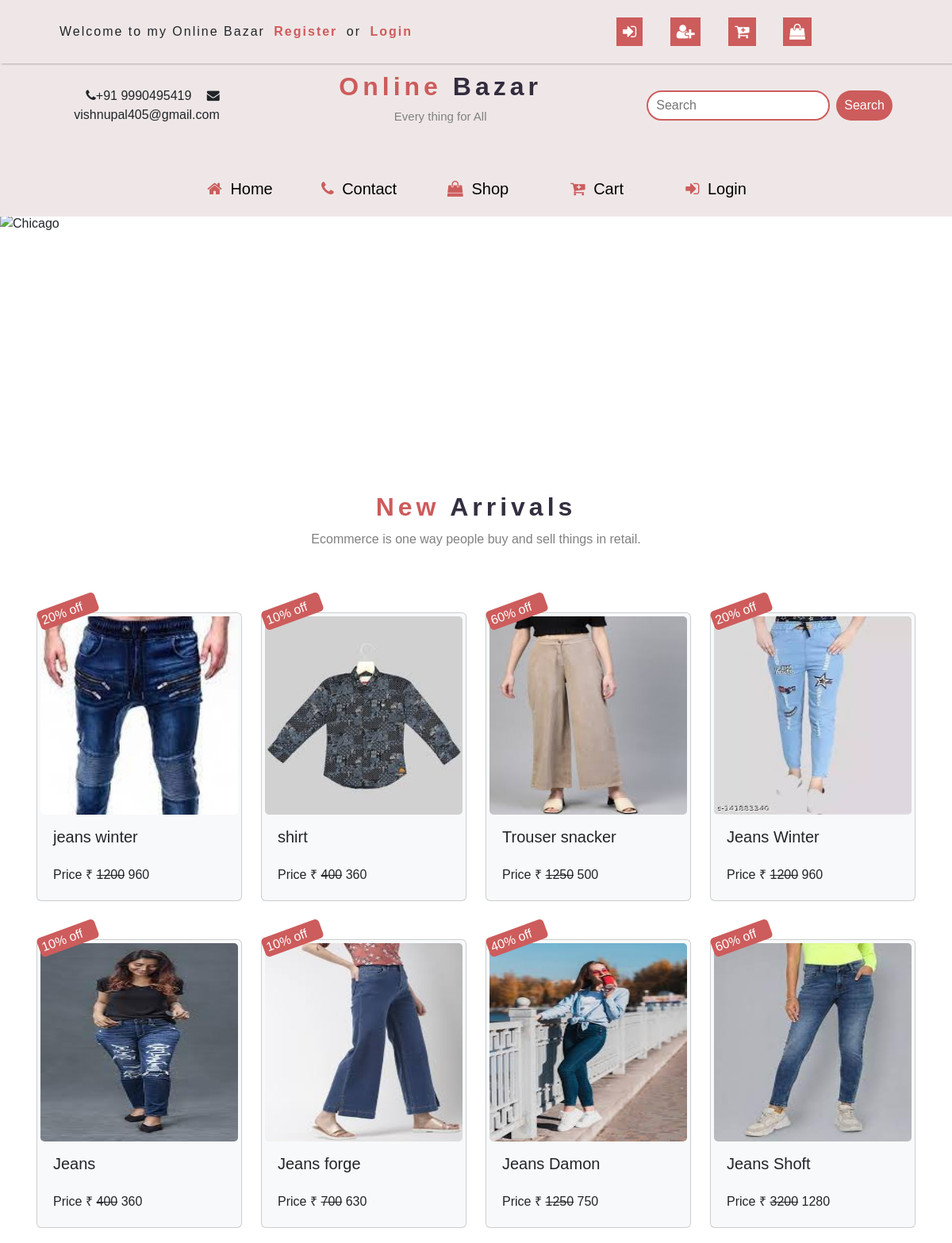
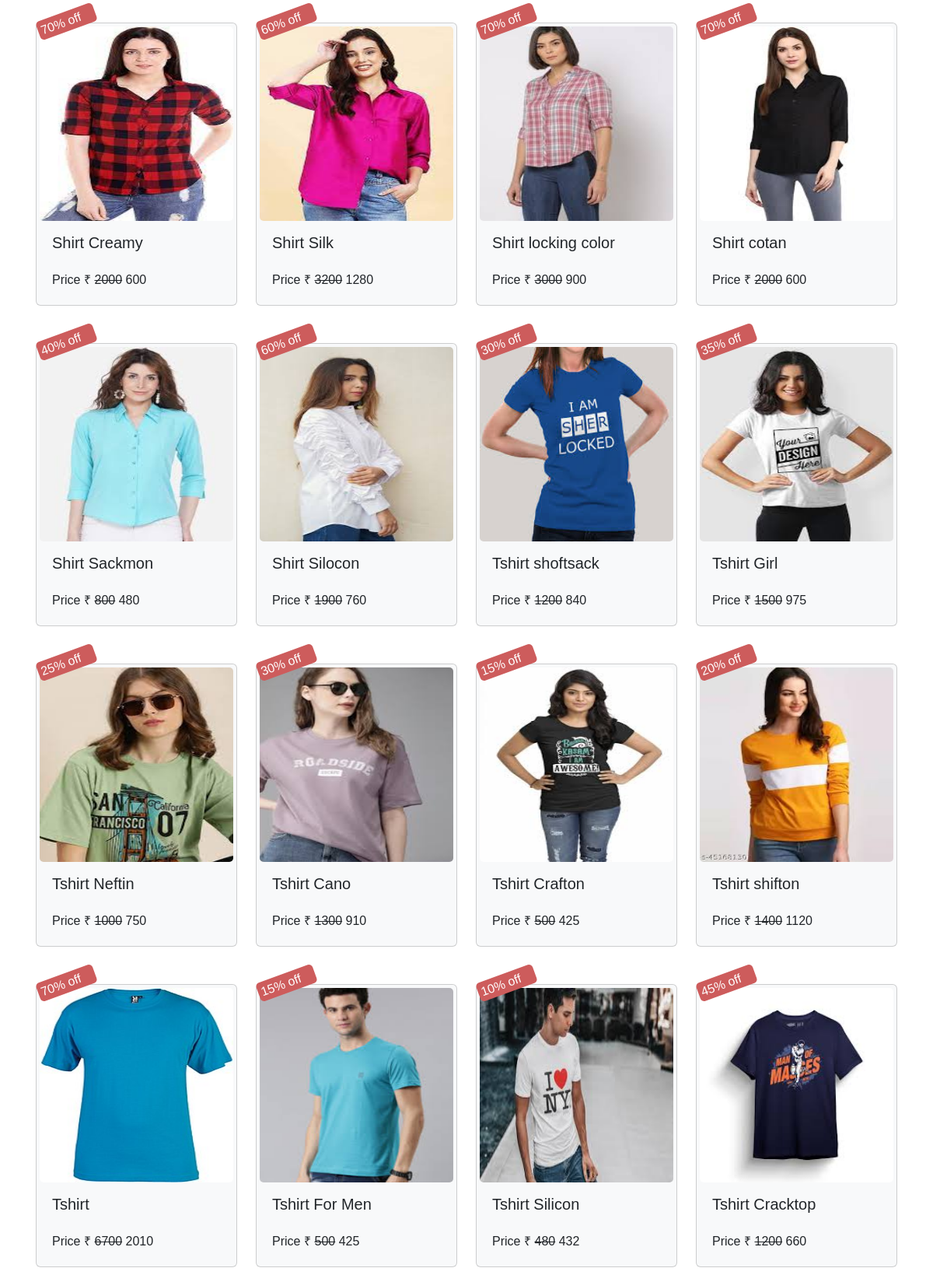
The page / (upper part) on the database its author committed (2 pictures, top to bottom).
### mainapp/models.py (models this page shows, shortened)
class Product(models.Model):
    id = models.AutoField(primary_key=True)
    name = models.CharField(max_length=30)
    maincategory = models.ForeignKey(MainCategory, on_delete=models.CASCADE)
    subcategory = models.ForeignKey(SubCategory, on_delete=models.CASCADE)
    brand = models.ForeignKey(Brand, on_delete=models.CASCADE)
    seller = models.ForeignKey(Seller, on_delete=models.CASCADE, default=None)
    baseprice = models.IntegerField()
    discount = models.IntegerField()
    finalprice = models.IntegerField()
    size = models.CharField(max_length=100)
    color = models.CharField(max_length=100)
    discription = models.TextField()
    stock = models.CharField(max_length=20, default="In Stock")
    pic1 = models.ImageField(
        upload_to="images", default="No_image_available.svg.webp", null=True, blank=True
    )
    pic2 = models.ImageField(
        upload_to="images", default="No_image_available.svg.webp", null=True, blank=True
    )
    pic3 = models.ImageField(
        upload_to="images", default="No_image_available.svg.webp", null=True, blank=True
    )
    pic4 = models.ImageField(
        upload_to="images", default="No_image_available.svg.webp", null=True, blank=True
    )

### mainapp/views.py (the view, shortened to what this page needs)
# urls.py: 2. Add a URL to urlpatterns:  path('', views.home, name='home')
def home(request):
    products = Product.objects.all()
    products = products[::-1]
    return render(request, "index.html", {"Products": products})

### mainapp/templates/index.html (shortened to what this page needs)
{% load static %}
<!DOCTYPE html>
<html lang="en">
    <head>
        <link
            href="https://cdn.jsdelivr.net/npm/bootstrap@5.2.3/dist/css/bootstrap.min.css"
            rel="stylesheet">
        <link rel="stylesheet"
            href="https://cdnjs.cloudflare.com/ajax/libs/font-awesome/4.7.0/css/font-awesome.min.css">
        <link rel="stylesheet" href="{% static 'css/style.css' %}">
    </head>
    <body>
        <header>
            <nav class="nav1">
                <div class="left">
                    <span>Welcome to my Online Bazar</span>
                    <a href="{% url 'signup' %}">Register</a> or
                    <a href="{% url 'login' %}">Login</a>
                </div>
                <div class="right">
                    <a href="{% url 'login' %}"><i class="fa fa-sign-in"></i></a>
                    <a href="{% url 'signup' %}"><i class="fa fa-user-plus"></i></a>
                    <a href="{% url 'cart' %}"><i class="fa fa-cart-plus"></i></a>
                    <a href="/shop/All/All/All/"><i
                            class="fa fa-shopping-bag"></i></a>
                </div>
            </nav>
            <nav class="nav2">
                <div class="nav2-left">
                    <i class="fa fa-phone"></i>+91 9990495419
                    <i class="fa fa-envelope"></i>vishnupal405@gmail.com
                </div>
                <div class="nav2-center">
                    <h1>Online <span>Bazar</span></h1>
                    <p>Every thing for All</p>
                </div>
                <div class="nav2-right" style="padding: 0px 70px;">
                    <form class="d-flex w-100 marginFormIndex" role="search"
                        action="/shop/All/All/All/" method="post">
                        <input class="me-2" type="search"
                            placeholder="Search" aria-label="Search"
                            name="search" style="border-radius: 40px;">
                        <button class="search" style="border-radius: 40px;"
                            type="submit">Search</button>
                    </form>
                </div>
            </nav>
        </header>
        <nav class="nav3 navbar navbar-expand-lg sticky-top"
            style="z-index:2; background:#efe7e7; top:-1px;">
            <div class="collapse navbar-collapse"
                style="background:#efe7e7; justify-content:center;margin-top:5px;"
                id="navbarSupportedContent">
                <ul class="navbar-nav">
                    <li><a href="{% url 'index' %}"><i
                                class="fa fa-home"></i>
                            Home</a></li>
                    <li><a href="{% url 'contact' %}"><i class="fa fa-phone"></i>
                            Contact</a></li>
                    <li><a href="/shop/All/All/All/"><i
                                class="fa fa-shopping-bag"></i>
                            Shop</a></li>
                    <li><a href="{% url 'cart' %}"><i
                                class="fa fa-cart-plus"></i>
                            Cart</a></li>
                    {% if request.user.is_authenticated %}
                    <li class="dropdown">
                        <a class="dropdown-toggle"
                            href="#"
                            id="navbarDropdown" role="button"
                            data-bs-toggle="dropdown" aria-expanded="false">
                            <i class="fa fa-users"></i>{{request.user}}
                        </a>
                        <ul class="subdropdown"
                            aria-labelledby="navbarDropdown"
                            style="left:-49px">
                            <li><a class href="/profile/">Profile</a></li>
                            <li><a class href="/logout/">Log
                                    out</a></li>
                        </ul>
                    </li>
                    {% else %}
                    <li><a href="{% url 'login' %}"><i
                                class="fa fa-sign-in"></i>
                            Login</a></li>
                    {% endif %}
                </ul>
            </div>
        </nav>
        {% block body %}
        <div style="width: 100%; height:300px;">
            <div id="demo" class="carousel slide" data-bs-ride="carousel">
                <div class="carousel-indicators" style="z-index: 1;">
                    <button type="button" data-bs-target="#demo"
                        data-bs-slide-to="0" class="active"></button>
                    <button type="button" data-bs-target="#demo"
                        data-bs-slide-to="1"></button>
                    <button type="button" data-bs-target="#demo"
                        data-bs-slide-to="2"></button>
                    <button type="button" data-bs-target="#demo"
                        data-bs-slide-to="3"></button>
                    <button type="button" data-bs-target="#demo"
                        data-bs-slide-to="4"></button>
                    <button type="button" data-bs-target="#demo"
                        data-bs-slide-to="5"></button>
                    <button type="button" data-bs-target="#demo"
                        data-bs-slide-to="6"></button>
                    <button type="button" data-bs-target="#demo"
                        data-bs-slide-to="7"></button>
                </div>
                <div class="carousel-inner">
                    <div class="carousel-item active">
                        <img src="{% static 'images/bn2.jpg' %}"
                            alt="Chicago"
                            class="d-block" style="width:100%;height:300px;">
                    </div>
                </div>
                <button class="carousel-control-prev" type="button"
                    data-bs-target="#demo" data-bs-slide="prev">
                    <span class="carousel-control-prev-icon"></span>
                </button>
                <button class="carousel-control-next" type="button"
                    data-bs-target="#demo" data-bs-slide="next">
                    <span class="carousel-control-next-icon"></span>
                </button>
            </div>
        </div>
        <div class="product-intro">
            <h1>New <span>Arrivals</span></h1>
            <p>Ecommerce is one way people buy and sell things in retail.</p>
        </div>
        <div class="container">
            <div class="row mt-3">
                {% for i in Products %}
                <div
                    class="col-lg-3 col-md-4 col-sm-6 col-12 mt-3 mb-3">
                    <div class="card bg-light mt-3 img-thumbnail">
                        <span class="card-text discount">{{i.discount}}% off</span>
                        <a href="/singleProduct/{{i.id}}/">
                            <img
                                src="{{i.pic1.url}}"
                                class="card-img"
                                height="250px">
                        </a>
                        <div class="card-body">
                            <h5 class="card-title" style="height:40px">{{i.name}}</h5>
                            <p class="card-text" style="margin-bottom: 0px;">Price
                                &#8377;
                                <del>{{i.baseprice}}</del>
                                {{i.finalprice}}</p>
                        </div>
                    </div>
                </div>
                {% endfor %}
            </div>
        </div>
        {% endblock %}
    </body>
</html>

### mainapp/static/css/style.css (style rules this page uses)
body { scroll-behavior: smooth; font-family: 'Roboto', sans-serif; }
:root { --primary:indianred; --secondary:rgba(15,10,29,0.849); --light:#2f3640; }
:root { --skin-color:indianred; }
:root { --bg-black-900:#f2f2fc; --bg-black-100:#fdf9ff; --bg-black-50:#e8dfec; --text-black-900:#303e4d; --text-black-700:#504e70; }
body { font-family: Arial, Helvetica, sans-serif; }
.container { padding: 16px; }
.discount { width: 30%; height: 25px; position: absolute; top:-15px; left: 0; color: white; border-radius: 5px; background: var(--primary); line-height: 25px; padding: 0px 4px; transform: rotate(-20deg); }
header { width: 100%; height:200px; background-color: #efe7e7; }
.nav1 { width: 100%; height: 80px; display: flex; justify-content: space-around; align-items: center; flex-wrap: wrap; box-shadow: 2px 0px 3px gray; text-align: center; }
.nav1 .left { flex-basis: 50%; letter-spacing: 2px; }
.nav1 .left a { color: var(--primary); text-decoration: none; margin: 0px 5px; font-weight: bold; }
.right { flex-basis: 50%; }
.right i { margin: 0px 15px; font-size: 20px; background-color: var(--primary); padding: 8px; cursor: pointer; color: white; transition:0.4s ease-in-out; }
.nav2 { width: 100%; height: 105px; display: flex; justify-content: space-around; align-items: center; flex-wrap: wrap; text-align: center; }
.nav2 .nav2-left,.nav2 .nav2-center,.nav2 .nav2-right { flex-basis: 30%; margin: auto; cursor: pointer; }
.nav2 .nav2-left i { margin-left: 15px; }
.nav2 .nav2-center h1 { color: var(--primary); letter-spacing: 5px; font-size: 2rem; font-weight: bold; }
.nav2 .nav2-center h1 span { color:var(--secondary); }
.nav2 .nav2-center p { color: gray; font-size: 15px; margin-top: 5px; }
.nav3 { width: 100%; height: 70px; line-height: 70px; z-index: 1; }
.nav3 ul { list-style: none; text-align: center; }
.nav3 ul li { display: inline-block; width: 150px; position: relative; z-index: 99; }
.nav3 ul li a { text-decoration: none; color: black; font-weight: 500; display: block; font-size: 20px; }
.nav3 ul li a i { color: var(--primary); margin: 0px 5px; }
.search { border: none; border-radius: 4px; padding: 5px 10px; background-color: indianred; color: white; }
input[type="search"] { border-radius: 5px; border: 2px solid indianred; padding: 5px 10px; }
.product-intro { text-align: center; margin-top: 50px; }
.product-intro h1 { color: var(--primary); letter-spacing: 5px; font-size: 2rem; font-weight: bold; margin: 10px 0; }
.product-intro h1 span { color: var(--secondary); }
.product-intro p { color: gray; }

### rows shown on the page
Product: discount "20", pic1 (picture), name "jeans winter", baseprice "1200", finalprice "960"
Product: discount "10", pic1 (picture), name "shirt", baseprice "400", finalprice "360"
Product: discount "60", pic1 (picture), name "Trouser snacker", baseprice "1250", finalprice "500"
Product: discount "20", pic1 (picture), name "Jeans Winter", baseprice "1200", finalprice "960"
Product: discount "10", pic1 (picture), name "Jeans", baseprice "400", finalprice "360"
Product: discount "10", pic1 (picture), name "Jeans forge", baseprice "700", finalprice "630"
Product: discount "40", pic1 (picture), name "Jeans Damon", baseprice "1250", finalprice "750"
Product: discount "60", pic1 (picture), name "Jeans Shoft", baseprice "3200", finalprice "1280"
Product: discount "70", pic1 (picture), name "Shirt Creamy", baseprice "2000", finalprice "600"
Product: discount "60", pic1 (picture), name "Shirt Silk", baseprice "3200", finalprice "1280"
Product: discount "70", pic1 (picture), name "Shirt locking color", baseprice "3000", finalprice "900"
Product: discount "70", pic1 (picture), name "Shirt cotan", baseprice "2000", finalprice "600"
Product: discount "40", pic1 (picture), name "Shirt Sackmon", baseprice "800", finalprice "480"
Product: discount "60", pic1 (picture), name "Shirt Silocon", baseprice "1900", finalprice "760"
Product: discount "30", pic1 (picture), name "Tshirt shoftsack", baseprice "1200", finalprice "840"
Product: discount "35", pic1 (picture), name "Tshirt Girl", baseprice "1500", finalprice "975"
Product: discount "25", pic1 (picture), name "Tshirt Neftin", baseprice "1000", finalprice "750"
Product: discount "30", pic1 (picture), name "Tshirt Cano", baseprice "1300", finalprice "910"
Product: discount "15", pic1 (picture), name "Tshirt Crafton", baseprice "500", finalprice "425"
Product: discount "20", pic1 (picture), name "Tshirt shifton", baseprice "1400", finalprice "1120"
Product: discount "70", pic1 (picture), name "Tshirt", baseprice "6700", finalprice "2010"
Product: discount "15", pic1 (picture), name "Tshirt For Men", baseprice "500", finalprice "425"
Product: discount "10", pic1 (picture), name "Tshirt Silicon", baseprice "480", finalprice "432"
Product: discount "45", pic1 (picture), name "Tshirt Cracktop", baseprice "1200", finalprice "660"
